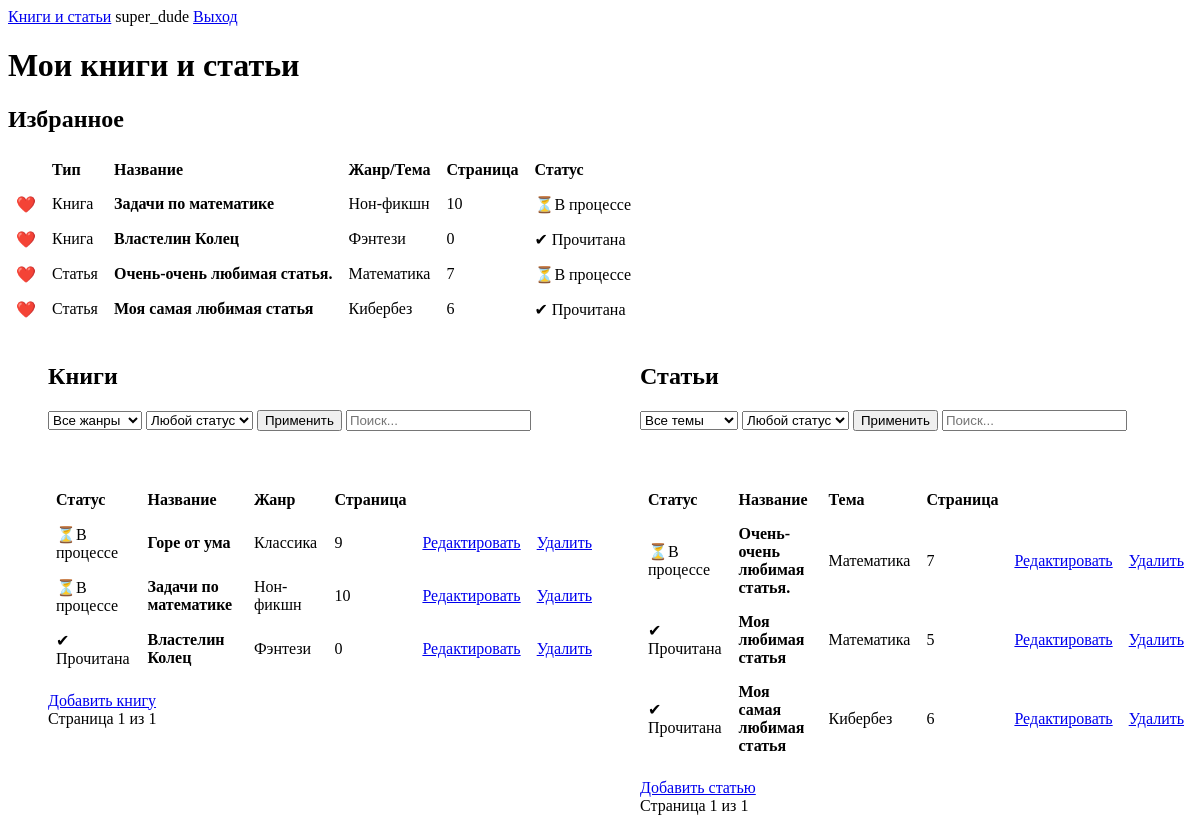
The app's page / (signed in) with its own data.
### main/models.py (models this page shows, shortened)
class Book(models.Model):
    title = models.CharField(max_length=200)
    status = models.BooleanField(default=False)
    genre = models.ForeignKey(Genre, on_delete=models.CASCADE,
    null=True, blank=True)
    page = models.IntegerField()
    like = models.BooleanField(default=False)

class Genre(models.Model):
    name = models.CharField(max_length=100)
    def __str__(self):
        return self.name

class Article(models.Model):
    title = models.CharField(max_length=200)
    status = models.BooleanField(default=False)
    subject = models.ForeignKey(Subject, on_delete=models.CASCADE,
    null=True, blank=True)
    page = models.IntegerField()
    like = models.BooleanField(default=False)

class Subject(models.Model):
    name = models.CharField(max_length=100)
    def __str__(self):
        return self.name

### main/views.py (the view)
# urls.py: path('', views.books_articles_list, name="books_articles_list"),
def books_articles_list(request):
    books = Book.objects.all().order_by('status')
    articles = Article.objects.all().order_by('status')
    genre = request.GET.get('genre')
    status_b = request.GET.get('status_b')
    query_b = request.GET.get('q_b')
    if genre:
        books = books.filter(genre__id=genre)
    if status_b == 'Прочитана':
        books = books.filter(is_done=True)
    if query_b:
        books = books.filter(title__icontains=query_b)
    elif status_b == 'В процессе':
        books = books.filter(is_done=False)
    subject = request.GET.get('subject')
    status_a = request.GET.get('status_a')
    query_a = request.GET.get('q_a')
    if subject:
        articles = articles.filter(subject__id=subject)
    if status_a == 'Прочитана':
        articles = articles.filter(is_done=True)
    if query_a:
        articles = articles.filter(title__icontains=query_a)
    elif status_a == 'В процессе':
        articles = articles.filter(is_done=False)
    paginator_b = Paginator(books, 5)
    page_b = request.GET.get('page_b')
    books = paginator_b.get_page(page_b)
    paginator_a = Paginator(articles, 5)
    page_a = request.GET.get('page_a')
    articles = paginator_a.get_page(page_a)
    return render(request, "books_articles_list.html", {
        "books": books,
        "articles": articles,
        "genres": Genre.objects.all(),
        "subjects": Subject.objects.all(),
    })

### main/templates/books_articles_list.html (shortened to what this page needs)
<!DOCTYPE html>
<html>
<head>
    <link rel="stylesheet" href="static/styles.css">
</head>
<nav>
    <a href="{% url 'books_articles_list' %}">Книги и статьи</a>
    {% if user.is_authenticated %}
        <span>{{ user.username }}</span>
        <a href="/accounts/logout/">Выход</a>
    {% else %}
        <a href="/accounts/login/">Вход</a>
    {% endif %}
</nav>
<body>
    <h1>Мои книги и статьи</h1>
    <h2>Избранное</h2>
    <table>
    <thead>
    <tr>
      <th></th>
      <th>Тип</th>
      <th>Название</th>
      <th>Жанр/Тема</th>
      <th>Страница</th>
      <th>Статус</th>
    </tr>
  </thead>
  <tbody>
    {% for book in books %}
    {%if book.like%}
      <tr>
        <td>❤️</td>
        <td>Книга</td>
        <td><strong>{{book.title}}</strong></td>
        <td>{{book.genre}}</td>
        <td>{{book.page}}</td>
        <td>{%if book.status%}✔ Прочитана {%else%}⏳В процессе{%endif%}</td>
      </tr>
      {%endif%}
    {% endfor %}
    {% for article in articles %}
        {%if article.like%}
      <tr>
        <td>❤️</td>
        <td>Статья</td>
        <td><strong>{{article.title}}</strong></td>
        <td>{{article.subject}}</td>
        <td>{{article.page}}</td>
        <td>{% if article.status %}✔ Прочитана {%else%}⏳В процессе{%endif%}</td>
      </tr>
      {%endif%}
    {% endfor %}
  </tbody>
</table>
    <div class="column">
    <ul>
        <h2>Книги</h2>
    <form method="GET">
    <select name="genre">
        <option value="">Все жанры</option>
    </select>
    <select name="status_b">
        <option value="">Любой статус</option>
    </select>
    <button type="submit">Применить</button>
    <input type="text" name="q_b" placeholder="Поиск...">
    </form>
    <br></br>
        <table>
    <thead>
    <tr>
      <th>Статус</th>
      <th>Название</th>
      <th>Жанр</th>
      <th>Страница</th>
      <th></th>
      <th></th>
    </tr>
  </thead>
  <tbody>
    {% for book in books %}
      <tr>
        <td>{%if book.status%}✔ Прочитана {%else%}⏳В процессе{%endif%}</td>
        <td><strong>{{book.title}}</strong></td>
        <td>{{book.genre}}</td>
        <td>{{book.page}}</td>
         <td><a href="{% url 'book_update' book.pk %}">Редактировать</a> </td>
         <td><a href="{% url 'book_delete' book.pk %}">Удалить</a>  </td>
      </tr>
    {%empty%}
        Пока нет книг
    {% endfor %}
  </tbody>
</table>
        <a href="{% url 'book_create' %}">Добавить книгу</a>
<div>
    Страница {{ books.number }} из {{ books.paginator.num_pages }}
</div>
    </ul>
    </div>
    <div class ="column">
    <ul>
        <h2>Статьи</h2>
            <form method="GET">
    <select name="subject">
        <option value="">Все темы</option>
    </select>
        <select name="status_a">
        <option value="">Любой статус</option>
    </select>
    <button type="submit">Применить</button>
    <input type="text" name="q_a" placeholder="Поиск...">
</form>
<br></br>
        <table>
    <thead>
    <tr>
      <th>Статус</th>
      <th>Название</th>
      <th>Тема</th>
      <th>Страница</th>
      <th></th>
      <th></th>
    </tr>
  </thead>
  <tbody>
    {% for article in articles %}
      <tr>
        <td>{%if article.status%}✔ Прочитана {%else%}⏳В процессе{%endif%}</td>
        <td><strong>{{article.title}}</strong></td>
        <td>{{article.subject}}</td>
        <td>{{article.page}}</td>
         <td><a href="{% url 'article_update' article.pk %}">Редактировать</a> </td>
         <td><a href="{% url 'article_delete' article.pk %}">Удалить</a>  </td>
      </tr>
    {%empty%}
        Пока нет статей
    {% endfor %}
  </tbody>
</table>
        <a href="{% url 'article_create' %}">Добавить статью</a>
<div>
    Страница {{articles.number }} из {{articles.paginator.num_pages }}
</div>
    </ul>
    </div>
</body>
</html>

### static/styles.css (style rules this page uses)
.column { float: left; width: 50%; }
table { width: auto; border-collapse: collapse; margin: 1rem 0; table-layout: fixed; overflow:auto; }
th, td { padding: 0.5rem; text-align: left; }

### records on screen
Book: title "Задачи по математике", genre "Нон-фикшн", page "10", status "⏳В процессе"
Book: title "Властелин Колец", genre "Фэнтези", page "0", status "✔ Прочитана"
Article: title "Очень-очень любимая статья.", subject "Математика", page "7", status "⏳В процессе"
Article: title "Моя самая любимая статья", subject "Кибербез", page "6", status "✔ Прочитана"
Book: status "⏳В процессе", title "Горе от ума", genre "Классика", page "9"
Article: status "✔ Прочитана", title "Моя любимая статья", subject "Математика", page "5"

### other values on screen
{{ user.username }} "super_dude"
{{ books.number }} "1"
{{ books.paginator.num_pages }} "1"
{{ articles.number }} "1"
{{ articles.paginator.num_pages }} "1"
